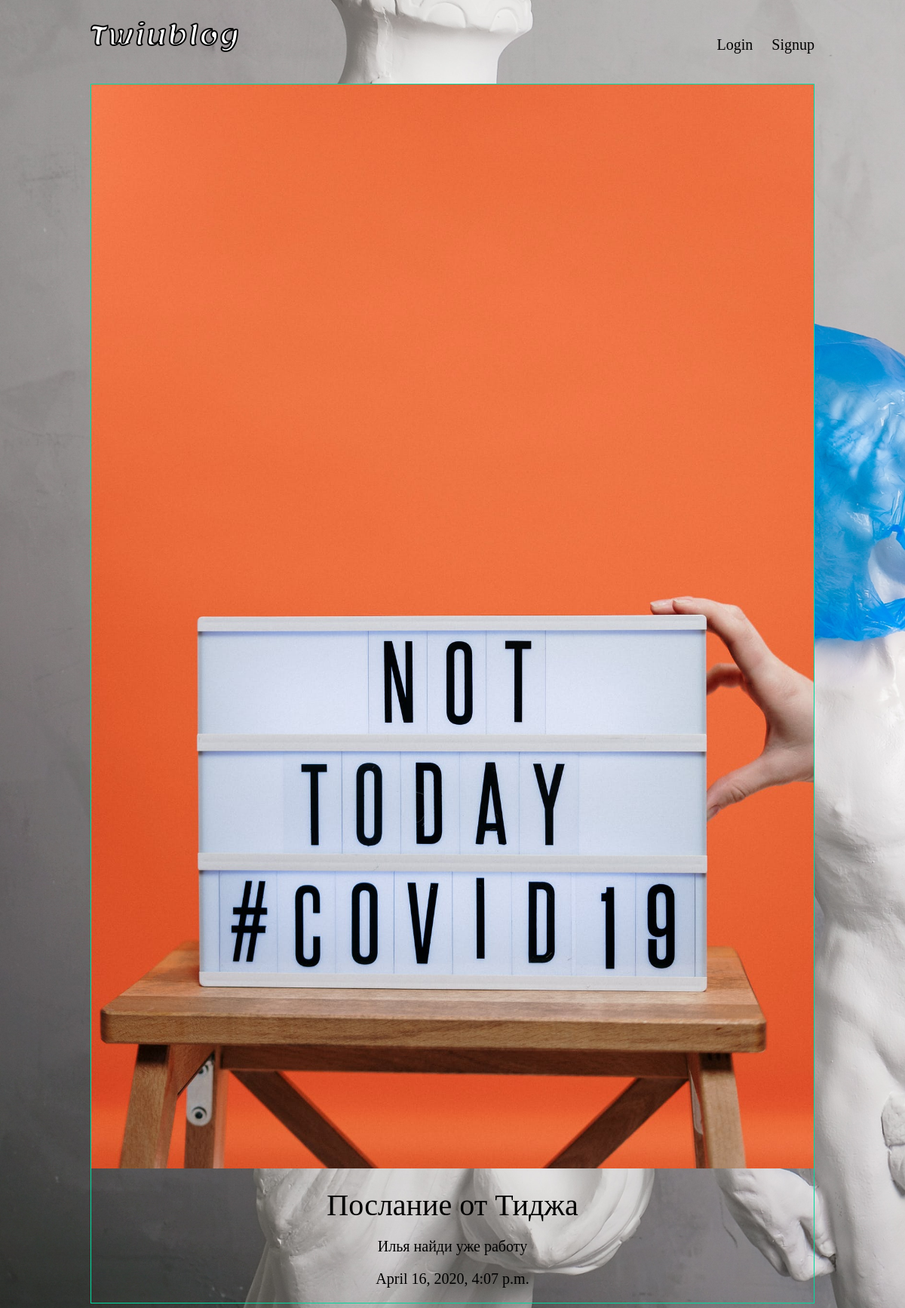
Page /articles/-/ on the committed database.
### articles/models.py (models this page shows, shortened)
class Article (models.Model):
    title=models.CharField(max_length=100)
    slug = models.SlugField()
    body = models.TextField()
    date = models.DateTimeField(auto_now_add=True)
    thumb = models.ImageField(default='default.png', blank=True)
    author = models.ForeignKey(User, default=None, on_delete=models.DO_NOTHING)

### articles/views.py (the view)
# urls.py: re_path(r'^(?P<slug>[\w-]+)/$',views.article_detail, name="detail")
def article_detail(request, slug):
    article=Article.objects.get(slug=slug)
    return render(request, 'articles/article_detail.html', {'article':article})

### articles/templates/articles/article_detail.html
{% extends 'base_layout.html'%}
{% block content %}
<div class="article-detail">
    <div class="article">
        <img src="{{article.thumb.url}}">
        <h2>{{article.title}}</h2>
        <p>{{article.body}}</p>
        <p>{{article.date}}</p>
    </div>
</div>
{% endblock %}

### assets/styles.css (style rules this page uses)
body { background-color: #0f121f; background-image: url(background.jpg); background-repeat: no-repeat; background-size: cover; color: rgb(0, 0, 0); font-size: 20px; }
body * { font-family: Georgia; }
h1,h2,h3,h4,h5 { font-weight: normal; margin: 0; }
.article { padding: 10px; border: 1px solid #00dba0; position:relative; padding-bottom: 40px; }
.article h2 { font-size: 1.2em; }
.article-detail .article { padding: 0; }
.article-detail .article img { max-width: 100%; }
.article-detail .article h2 { text-align: center; margin: 20px auto; font-size: 2em; }
.article-detail .article p { text-align: center; }

### rows in the picture
Article: thumb (picture), title "Послание от Тиджа", body "Илья найди уже работу", date "April 16, 2020, 4:07 p.m."
